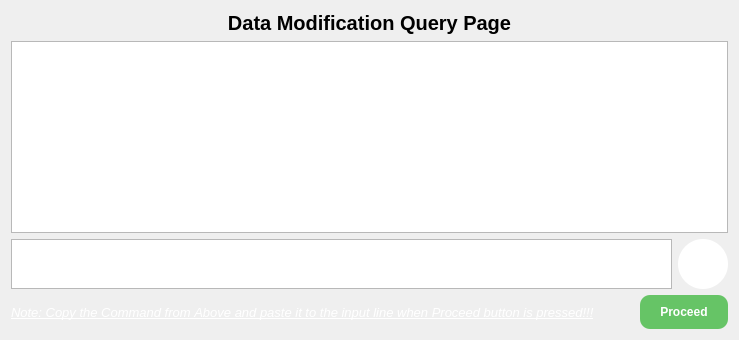
             <widget class="QWidget" name="page_11">
              <layout class="QGridLayout" name="gridLayout_11">
               <item row="0" column="0">
                <layout class="QVBoxLayout" name="verticalLayout_10">
                 <item>
                  <widget class="QLabel" name="label_17">
                   <property name="font">
                    <font>
                     <pointsize>15</pointsize>
                     <weight>75</weight>
                     <bold>true</bold>
                    </font>
                   </property>
                   <property name="text">
                    <string>Data Modification Query Page</string>
                   </property>
                   <property name="alignment">
                    <set>Qt::AlignCenter</set>
                   </property>
                  </widget>
                 </item>
                 <item>
                  <widget class="QTextEdit" name="update_ai_result">
                   <property name="font">
                    <font>
                     <pointsize>14</pointsize>
                    </font>
                   </property>
                   <property name="frameShape">
                    <enum>QFrame::StyledPanel</enum>
                   </property>
                   <property name="readOnly">
                    <bool>true</bool>
                   </property>
                  </widget>
                 </item>
                </layout>
               </item>
               <item row="1" column="0">
                <layout class="QHBoxLayout" name="horizontalLayout_16">
                 <item>
                  <widget class="QTextEdit" name="update_ai_input">
                   <property name="sizePolicy">
                    <sizepolicy hsizetype="Expanding" vsizetype="Minimum">
                     <horstretch>0</horstretch>
                     <verstretch>0</verstretch>
                    </sizepolicy>
                   </property>
                   <property name="minimumSize">
                    <size>
                     <width>0</width>
                     <height>30</height>
                    </size>
                   </property>
                   <property name="maximumSize">
                    <size>
                     <width>16777215</width>
                     <height>100</height>
                    </size>
                   </property>
                   <property name="font">
                    <font>
                     <pointsize>12</pointsize>
                    </font>
                   </property>
                   <property name="html">
                    <string>&lt;!DOCTYPE HTML PUBLIC &quot;-//W3C//DTD HTML 4.0//EN&quot; &quot;http://www.w3.org/TR/REC-html40/strict.dtd&quot;&gt;
&lt;html&gt;&lt;head&gt;&lt;meta name=&quot;qrichtext&quot; content=&quot;1&quot; /&gt;&lt;style type=&quot;text/css&quot;&gt;
p, li { white-space: pre-wrap; }
&lt;/style&gt;&lt;/head&gt;&lt;body style=&quot; font-family:'MS Shell Dlg 2'; font-size:12pt; font-weight:400; font-style:normal;&quot;&gt;
&lt;p style=&quot;-qt-paragraph-type:empty; margin-top:0px; margin-bottom:0px; margin-left:0px; margin-right:0px; -qt-block-indent:0; text-indent:0px;&quot;&gt;&lt;br /&gt;&lt;/p&gt;&lt;/body&gt;&lt;/html&gt;</string>
                   </property>
                  </widget>
                 </item>
                 <item>
                  <widget class="QPushButton" name="update_ai_btn">
                   <property name="styleSheet">
                    <string notr="true">QPushButton {
    background-color: #fff;     /* Button background */
    border-radius: 25px;           /* Half of width/height for perfect circle */
    min-width: 50px;
    min-height: 50px;
    color: white;                  /* Text color */
    font-weight: bold;
    border: none;
}

QPushButton:hover {
    background-color: 	#A9A9A9;     /* Hover effect */
}

QPushButton:pressed {
    background-color:#696969;     /* Pressed effect */
}
</string>
                   </property>
                   <property name="text">
                    <string/>
                   </property>
                   <property name="icon">
                    <iconset resource="resource.qrc">
                     <normaloff>:/newPrefix/icons/arrow-up.png</normaloff>:/newPrefix/icons/arrow-up.png</iconset>
                   </property>
                   <property name="iconSize">
                    <size>
                     <width>20</width>
                     <height>20</height>
                    </size>
                   </property>
                  </widget>
                 </item>
                </layout>
               </item>
               <item row="2" column="0">
                <layout class="QHBoxLayout" name="horizontalLayout_17">
                 <item>
                  <widget class="QLabel" name="label_18">
                   <property name="font">
                    <font>
                     <pointsize>10</pointsize>
                     <weight>50</weight>
                     <italic>true</italic>
                     <bold>false</bold>
                     <underline>true</underline>
                     <strikeout>false</strikeout>
                     <kerning>false</kerning>
                    </font>
                   </property>
                   <property name="styleSheet">
                    <string notr="true">color: #fff</string>
                   </property>
                   <property name="text">
                    <string>Note: Copy the Command from Above and paste it to the input line when Proceed button is pressed!!!</string>
                   </property>
                  </widget>
                 </item>
                 <item>
                  <spacer name="horizontalSpacer_5">
                   <property name="orientation">
                    <enum>Qt::Horizontal</enum>
                   </property>
                   <property name="sizeHint" stdset="0">
                    <size>
                     <width>40</width>
                     <height>20</height>
                    </size>
                   </property>
                  </spacer>
                 </item>
                 <item>
                  <widget class="QPushButton" name="update_proceed_btn">
                   <property name="font">
                    <font>
                     <pointsize>-1</pointsize>
                     <weight>75</weight>
                     <bold>true</bold>
                    </font>
                   </property>
                   <property name="styleSheet">
                    <string notr="true">QPushButton {
        background-color: #66C466;  /* Darker Green background */
        color: white;  /* White text */
        font-size: 12px;  /* Increased text size */
        padding: 10px 20px;  /* Increased padding for larger button */
        border-radius: 10px;  /* Rounded corners */
        border: none;  /* Remove border */
    }
    QPushButton:hover {
        background-color: #5FB55F;  /* Slightly darker green on hover */
    }
    QPushButton:pressed {
        background-color: #4CAF50;  /* Even darker green when clicked */
    }</string>
                   </property>
                   <property name="text">
                    <string>Proceed</string>
                   </property>
                  </widget>
                 </item>
                </layout>
               </item>
              </layout>
             </widget>
